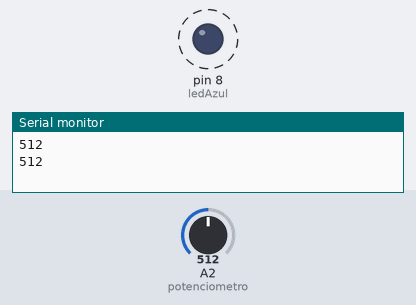
The sketch below on a simulated Arduino Uno, built with avr-gcc and run on an emulated ATmega328P. Shown: output pins drawn as LEDs (lit = HIGH), the last lines printed to the serial monitor. Dashed ring = blinking. The inputs (shaded band) are chosen by the test bench; at power-on: A2 (potenciometro) = 512.

Above: at 1.8 s.
1.9 s: A2 (potenciometro) set to 306
At 2.2 s:
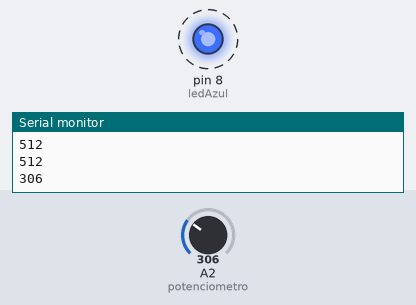
5.4 s: A2 (potenciometro) set to 122
At 5.56 s:
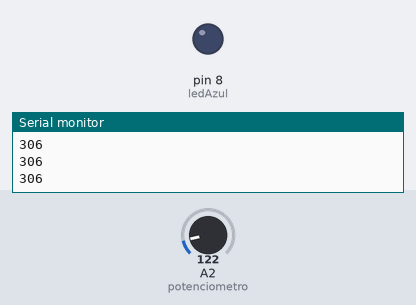
Timing chart, 0 to 14.9 s (numbered marks = the images above; inputs shaded):
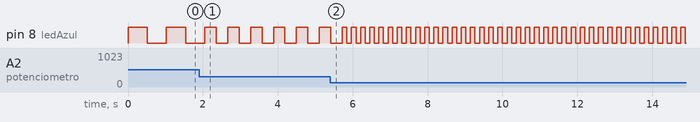

Measured:
- after the input at 1.9 s, pin 8 (ledAzul): alternates HIGH for 0.31 s and LOW for 0.31 s, starting after 0.46 s
- by itself, pin 8 (ledAzul): alternates HIGH for 0.51 s and LOW for 0.51 s

The sketch:

potenciometro.ino
```cpp
int ledAzul = 8;
int potenciometro = 2;
int tempoDeEspera = 0;

void setup() {
  pinMode(ledAzul,OUTPUT);
  Serial.begin(9600);
}

void loop() {
  //Leitura do valor do potenciômetro que é usada como delay
  tempoDeEspera = analogRead(potenciometro);
  Serial.println(tempoDeEspera);
  digitalWrite(ledAzul, HIGH);
  delay(tempoDeEspera);
  digitalWrite(ledAzul, LOW);
  delay(tempoDeEspera);
}
```
